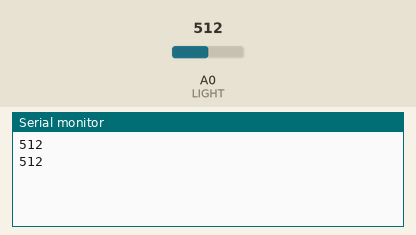
Recording of a sketch running on a simulated Arduino Uno, built with avr-gcc and run on an emulated ATmega328P. On the bench: the last lines printed to the serial monitor. The inputs (shaded band) are chosen by the test bench; at power-on: A0 (LIGHT) = 512.

Above: at 3.0 s.
3.1 s: A0 (LIGHT) set to 716
At 4.2 s:
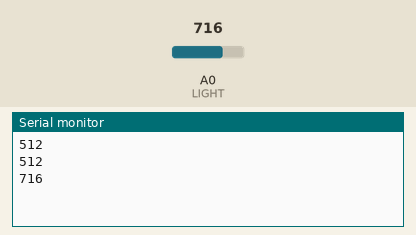
4.9 s: A0 (LIGHT) set to 900
At 4.9 s:
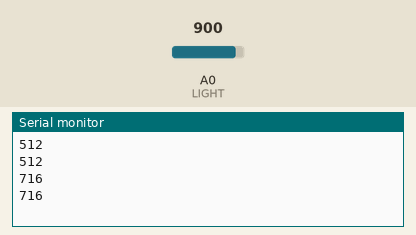
Timing chart, 0 to 7.9 s (numbered marks = the images above; inputs shaded):
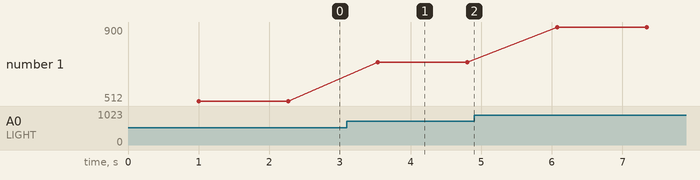

Measured:
- after the input at 3.1 s, the serial monitor: prints a new line after 0.44 s (image 1)
- plotted number 1: 512 → 716 after the input at 3.1 s, 716 → 900 after the input at 4.9 s

The sketch:

Truyen_AnhSang.ino
```cpp
#include <IRremote.h>
int val = 0;
int LIGHT = 0;

void setup() {
  Serial.begin(9600);
  IrSender.begin(3);
}

void loop() {
  delay(1000);
  val = analogRead(LIGHT);
  Serial.println(val);
  if (val > 900) {
    IrSender.sendNECRaw(0);
    delay(200);
  }
  else{
    IrSender.sendNECRaw(1);
    delay(200);
  }

}
```
